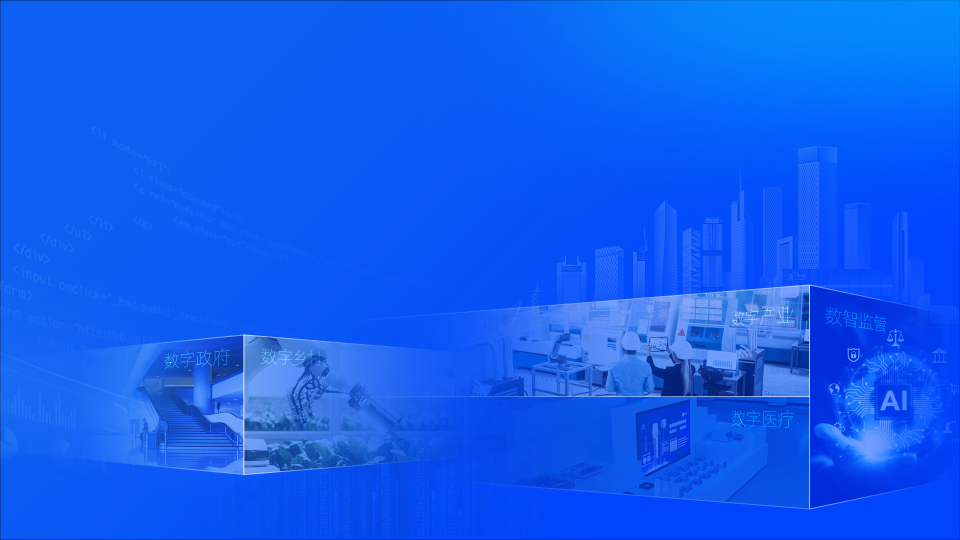
#> input picture packages/theme-brand-huaqing/assets/bg-cover.png, 1920 x 1080 px (shown at 1/2 size)
$ python -i extract-brand-assets.py   (imports and definitions only)
#> lines starting #> are read from the running program, lines starting #| are printed output that depends on the picture
#> further down, picture is the input picture: PIL image 1920x1080 RGBA; mean R, G, B, A 15.4, 92.4, 240.7, 255
#!/usr/bin/env python3
"""从华青 PPT 模板提取品牌素材，并导出可复核的几何/颜色清单。

用途：模板改版后重新生成 assets/ 下的位图，不必手工在 PowerPoint 里另存。

依赖（不要装进系统 python，PEP 668 会拒）：
    python3 -m venv /tmp/pptxvenv
    /tmp/pptxvenv/bin/pip install python-pptx pillow
运行：
    /tmp/pptxvenv/bin/python tools/extract-brand-assets.py \
        --pptx ~/Documents/03-华青PPT模板-数字科技-2025-v1.0.pptx \
        --out assets --raw assets/_raw --report /tmp/huaqing-report.md

产出（assets/）：
    bg-cover.png        封面/尾页整幅底图（深蓝渐变 + 光效），16:9
    band-blue.png       章节页蓝色彩带（12.145×2.133in 原位图）
    logo-huaqing.png        华青标识（白色版，深底用）
    logo-huaqing-color.png  华青标识（彩色版，浅底/正文页标题行用）
    deco-ring.png       尾页左下圆环
    deco-ornament.png   尾页左下对称纹样
    _raw/               ppt/media 全量原图，便于回溯

脚本不写死文件名（image1/image16…），而是按「占版面的比例 + 宽高比 + 颜色」认图，
所以模板小改版后仍能跑；真换了版式请先看 --report 输出的清单再调阈值。
"""
from __future__ import annotations

import argparse
import io
import sys
from pathlib import Path

from PIL import Image
from pptx import Presentation

# 认定阈值：以版面比例为准，避免依赖 media 文件名
FULLBLEED = 0.985        # 宽/高都 ≥ 版面的 98.5% 视为整幅底图
BAND_W, BAND_H = 0.90, 0.26   # 彩带：宽 ≈ 91%、高 ≈ 28%
ASPECT_TOL = 0.06        # 宽高比容差（相对误差）

EMU_PER_INCH = 914400


def ratio(v, base):
    return (v / base) if v is not None and base else 0.0


# [30 lines left out: functions walk, pictures, not called in this run]


def near(value, target, tol=ASPECT_TOL):
    return abs(value - target) <= target * tol


def mean_rgb(im):
    # 缩到 64×64 再统计：够区分白/金，且避开 Pillow 13 的 getdata 弃用
    rgba = im.convert('RGBA').resize((64, 64))
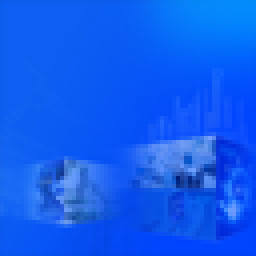
#> rgba: PIL image 64x64 RGBA (shown 4 times larger); mean R, G, B, A 15.4, 92.5, 240.8, 255
    px = [tuple(rgba.getpixel((x, y))) for y in range(64) for x in range(64)]
#> px = 4096 items, first 6: (12, 92, 233, 255), (12, 93, 236, 255), (12, 93, 236, 255), (12, 93, 236, 255), (12, 93, 236, 255), (12, 93, 236, 255)
    px = [p for p in px if p[3] > 200]
    if not px:
        return (0, 0, 0)
    n = len(px)
#> n = 4096
    return tuple(sum(p[i] for p in px) // n for i in range(3))


# [108 lines left out: functions pick_logo, main, not called in this run]


# [2 lines not run here, left out]

>>> from PIL import Image
>>> picture = Image.open('../assets/bg-cover.png')
>>> result = mean_rgb(picture)
#> result = (15, 92, 240)
